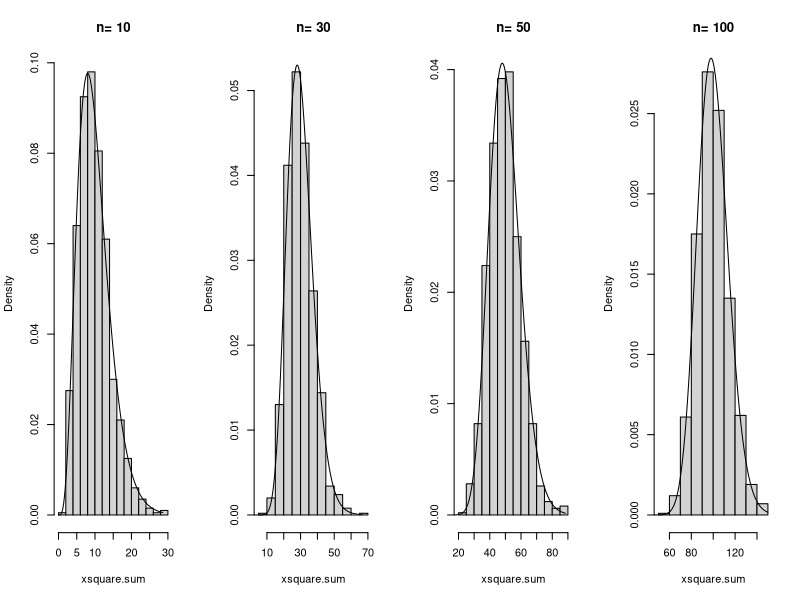

Reproduce this figure in R.
n = c(10, 30, 50, 100)
par(mfrow=c(1,4))

for (i in 1:4) {
  xsquare.sum = c()
  for (j in 1:1000) {
    x = rnorm(n[i], mean=0, sd=1)
    xsquare.sum[j] = sum(x*x)
  }
  hist(xsquare.sum, probability=T, main=paste("n=", n[i]))
  y = seq(0, max(xsquare.sum), 0.1)
  fy = dchisq(y, n[i])
  lines(y, fy)
}
